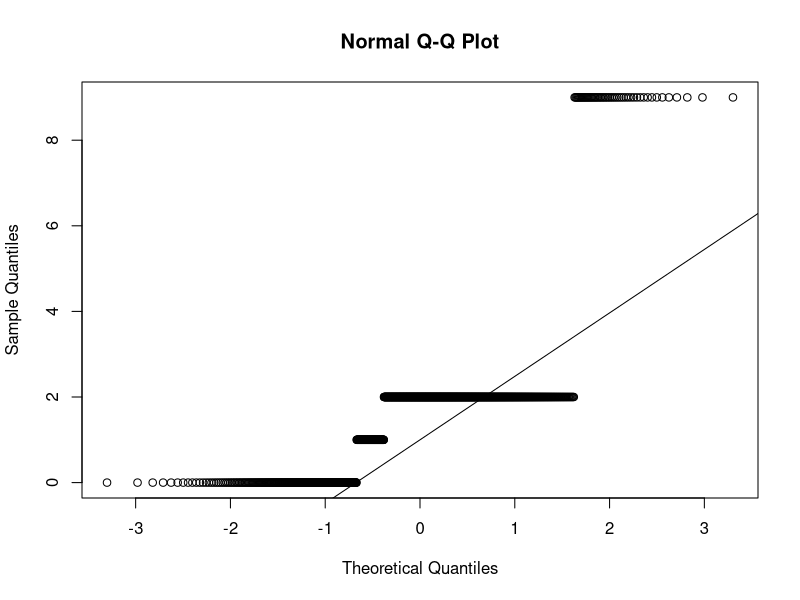
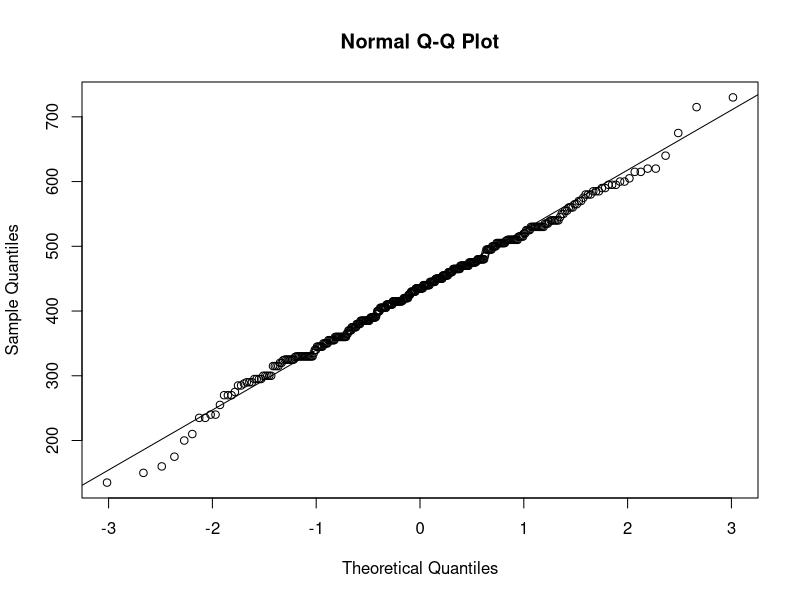
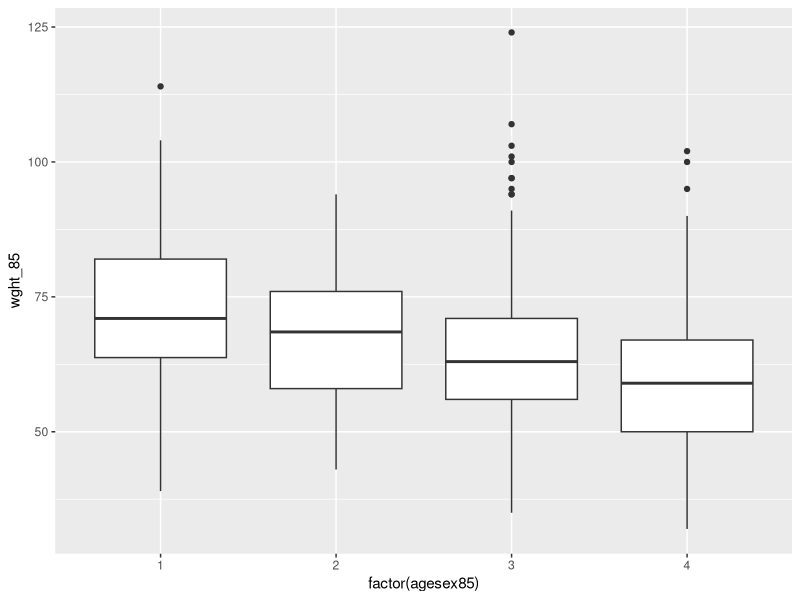

The R source for these figures, in order:
library(tidyverse)
library(readr)

nlsaa<-read_csv("NLSAA.csv")

#test normal distribution by shapiro test####
shapiro.test(nlsaa$lsi_85)

# w is the statiscal value
# p value <0.05, then we can reject the null hypothesis

#try asleep in 1993
shapiro.test(nlsaa$tmasl_93)
#in this test, the p-value > 0.05
#it cannot reject the Null hypothesis

# Q-Q test to check how far from the normal distribution
qqnorm(nlsaa$lsi01_85)
qqline(nlsaa$lsi01_85)

qqnorm(nlsaa$tmasl_93)
qqline(nlsaa$tmasl_93)

####student t-test which assume the data follow the normal distribution####

#fuction: t-test()
#three types of tests
#1. one sample
#2. two sample unpaired(no link between data points)
#3. two sample paired

#Null hypothesis is that mean = 28
t.test(nlsaa$rgrp4_93, mu = 28) 

#Null hypothesis is that 89_mean = 93_mean
t.test(nlsaa$ivdur_89, nlsaa$ivdur_93)


#using parameter paired = TRUE
#paired parameter is to specify that a group people in different year
t.test(nlsaa$ivdur_89, nlsaa$ivdur_93, paired = TRUE)

#check the differenct between male and female
#Null hypothesis: there's no difference
t.test(nlsaa$ivdur_89 ~ nlsaa$sex_89) #note using "~"

####Mann-Whitney U test(MWW) ####
#A version of t-test that doesn't assume 
#the data follow normal distribution
#wilcox.test()
wilcox.test(nlsaa$ivdur_89, nlsaa$ivdur_93)


####Analysis of Variance = ANOVA ####
#extension of t-test because of more than 2 groups 
#null hypothesis :
#the different groups are sample of the same population
  #if reject the Null hypothese 
  # means that there are huge difference among groups

anova <- aov(nlsaa$wght_85 ~ factor(nlsaa$agesex85))
summary(anova)

#use the plots to visualise the relationships
#box plot

ggplot(nlsaa, aes(x = factor(agesex85), y = wght_85)) +
  geom_boxplot()

##Tukey trst to see if the trend in significant####
TukeyHSD(anova)

##Kruska-wallis test####
#Null hypothesis: all the groups are the same; 
#Null hypothesis: and are sample from the same distribution
#extend Mann-Whiteney U test to multiple groups.
#non_parametric
kruskal.test(nlsaa$wght_85 ~ factor(nlsaa$agesex85))
#the p-value < 0.05, we can reject the null hypothesis
#there are difference among the groups.

#pairwise.wilcox to paired comparison the kruskal

pairwise.wilcox.test(nlsaa$wght_85, factor(nlsaa$agesex85),
                     p.adjust.method = "BH")

#chisq.test####
#Null hypothesis: the frequency of one variable 
#do not change based on the categories of a second variable

chisq.test(nlsaa$dep_c_89, nlsaa$qfall_89)

#chechk the distribution using prop.table()
table(nlsaa$dep_c_85, nlsaa$qfall_89)

prop.table(table(nlsaa$dep_c_85, nlsaa$qfall_89), 1)



